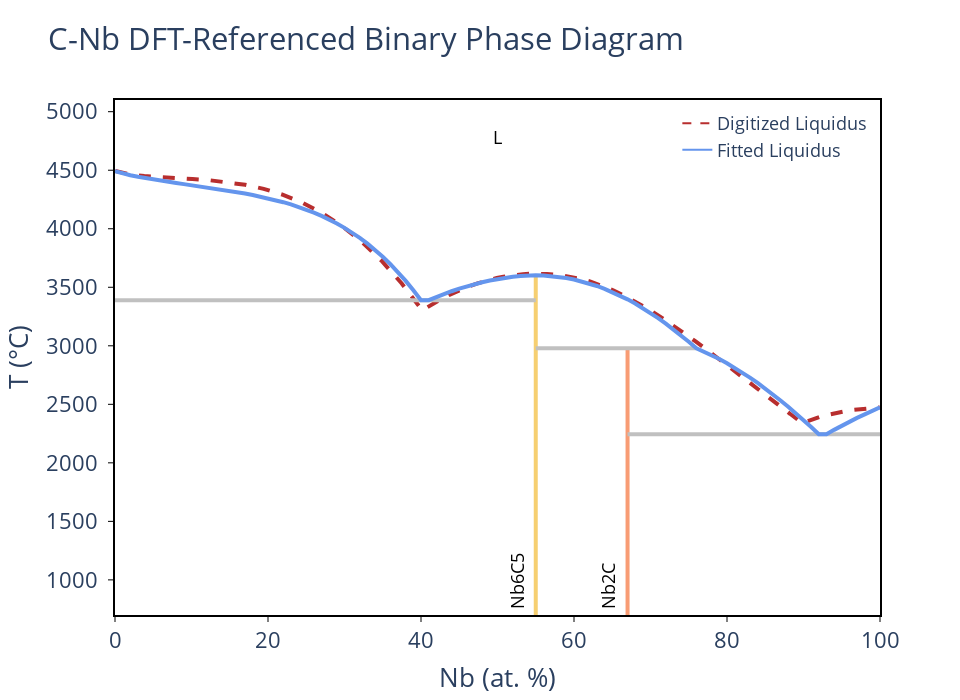
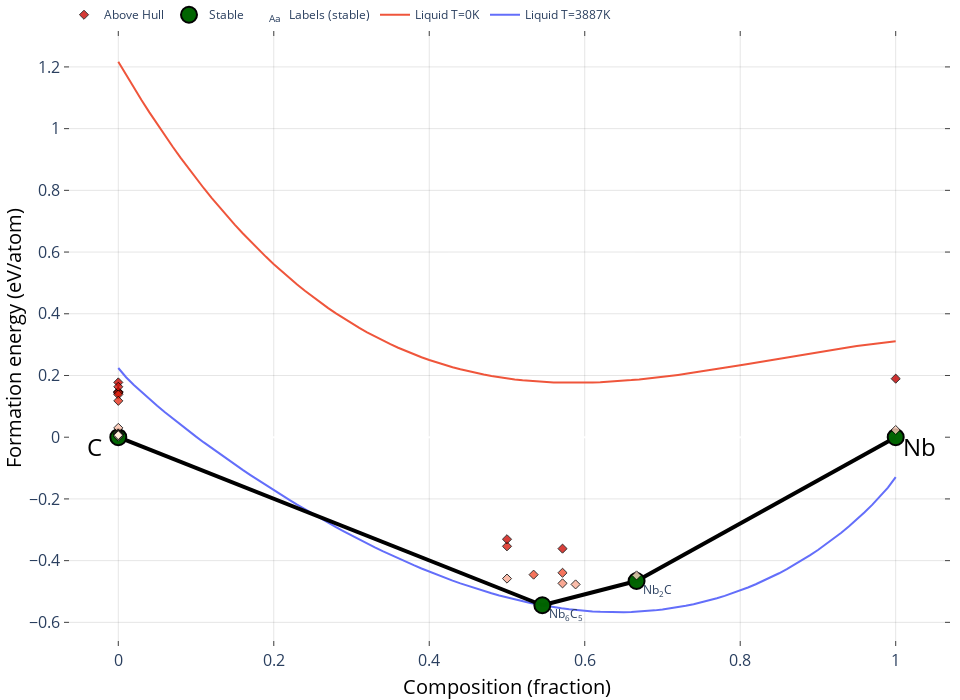
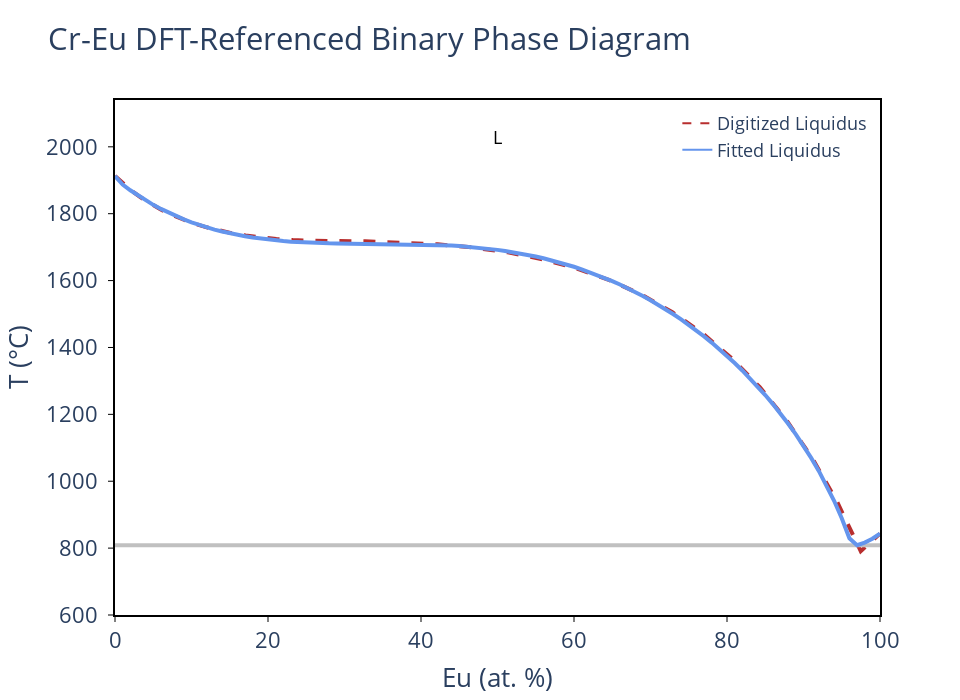
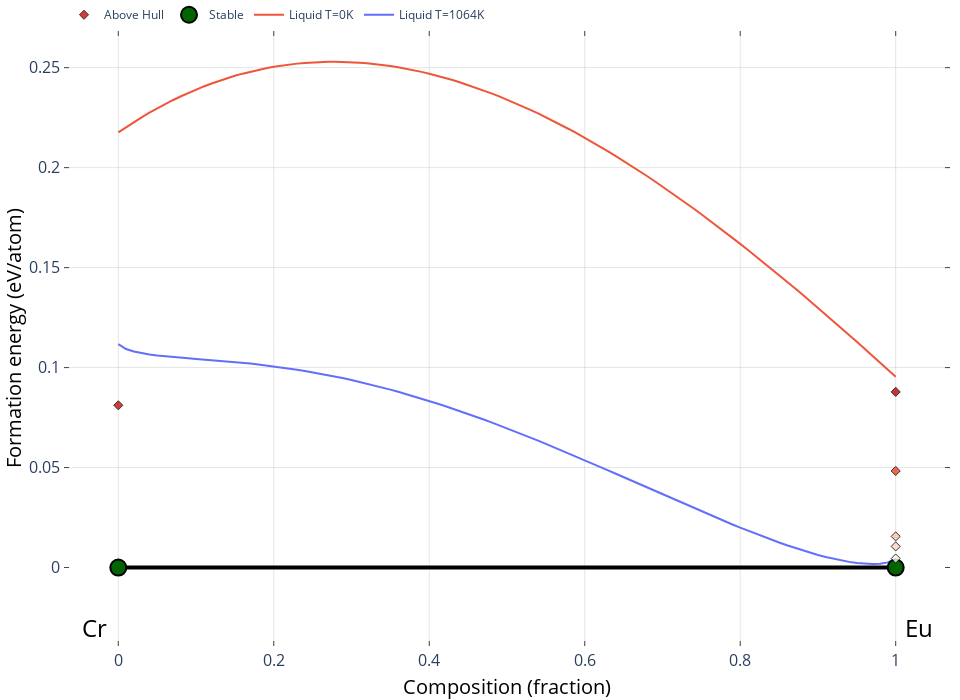

Notebook code cell kept with these figures, in order:
### Markdown cell above
Once the systems are fit, display the results with the plotting code

### Code cell
from gliquid.binary import a_sym, b_sym, c_sym, d_sym
import matplotlib.pyplot as plt

for sys_name, best_results in fitting_results.items():
    if not all(k in best_results for k in ['L0_a', 'L0_b', 'L1_a', 'L1_b']):
        continue
    bl = BinaryLiquid.from_cache(sys_name, param_format=param_format)
    bl.update_params((best_results['L0_a'], best_results['L0_b'], best_results['L1_a'], best_results['L1_b']))
    bl.nmpath = np.array(best_results.get('nmpath', []))
    print(f"Best fitted parameters for {sys_name}: {[float(f'{p:.2f}') for p in bl._params]}")
    print(f"MAE = {best_results['mae']:.2f}")
    print("L0 =", bl.eqs['l0'].subs({a_sym: int(bl.get_L0_a()), b_sym: round(bl.get_L0_b(), 2)}))
    print("L1 =", bl.eqs['l1'].subs({c_sym: int(bl.get_L1_a()), d_sym: round(bl.get_L1_b(), 2)}))
    blp = BLPlotter(bl)
    fig = blp.get_plot('nmp', plot_a_params=True) # If not specified or False, the default plot will show the Lb params
    plt.show() # Usually blp.show('nmp') works fine, but this is used to ensure the plot is displayed inline properly
    blp.show('fit+liq')
    blp.show('ch+g') # Specify specific temperatures for plotted liquid energy with t_vals and t_units arguments

### Figure 1 — Plotly figure (JSON) as saved in the notebook; plotly's stock layout.template omitted (floating-point values rounded to 4 significant figures)
{"data": [{"line": {"color": "#B82E2E", "dash": "dash", "width": 4}, "mode": "lines", "showlegend": false, "type": "scatter", "x": [0.03812, 1.877, 3.825, 5.851, 7.953, 10.12, 12.36, 14.66, 17.02, 19.44, 21.9, 24.41, 26.96, 29.54, 32.16, 34.81, 37.48, 40.16, 41.02, 41.92, 42.82, 43.71, 44.61, 45.5, 46.39, 47.28, 48.16, 49.04, 49.91, 50.77, 51.63, 52.49, 53.33, 54.17, 54.99, 56.46, 57.9, 59.32, 60.74, 62.17, 63.62, 65.12, 66.68, 68.32, 70.04, 71.87, 73.81, 75.9, 78.13, 80.53, 83.12, 85.9, 86.13, 86.37, 86.6, 86.84, 87.07, 87.31, 87.54, 87.77, 88.01, 88.24, 88.47, 88.7, 88.94, 89.17, 89.4, 89.63, 89.85, 90.28, 90.76, 91.26, 91.78, 92.32, 92.87, 93.44, 94.02, 94.63, 95.25, 95.88, 96.53, 97.2, 97.88, 98.57, 99.28, 99.96], "y": [4493.0, 4467.0, 4450.0, 4439.0, 4431.0, 4424.0, 4415.0, 4399.0, 4376.0, 4341.0, 4292.0, 4225.0, 4139.0, 4029.0, 3893.0, 3729.0, 3532.0, 3303.0, 3339.0, 3373.0, 3406.0, 3435.0, 3463.0, 3488.0, 3511.0, 3531.0, 3549.0, 3565.0, 3579.0, 3590.0, 3600.0, 3607.0, 3612.0, 3615.0, 3616.0, 3614.0, 3606.0, 3593.0, 3574.0, 3548.0, 3515.0, 3474.0, 3425.0, 3367.0, 3300.0, 3223.0, 3135.0, 3037.0, 2928.0, 2807.0, 2673.0, 2526.0, 2516.0, 2505.0, 2495.0, 2484.0, 2473.0, 2463.0, 2452.0, 2441.0, 2430.0, 2419.0, 2408.0, 2397.0, 2385.0, 2374.0, 2362.0, 2350.0, 2339.0, 2351.0, 2363.0, 2375.0, 2386.0, 2397.0, 2406.0, 2416.0, 2424.0, 2432.0, 2440.0, 2446.0, 2453.0, 2458.0, 2463.0, 2467.0, 2471.0, 2474.0]}, {"hovertemplate": "label=Nb6C5<br>x=%{x}<br>t=%{y}<extra></extra>", "legendgroup": "Nb6C5", "line": {"color": "rgb(246, 207, 113)", "dash": "solid", "width": 4}, "marker": {"symbol": "circle"}, "mode": "lines", "name": "Nb6C5", "orientation": "v", "showlegend": false, "type": "scatter", "x": [55.0, 55.0, 55.0, 55.0, 55.0, 55.0, 55.0, 55.0, 55.0, 55.0, 55.0, 55.0, 55.0, 55.0, 55.0, 55.0, 55.0, 55.0, 55.0, 55.0, 55.0, 55.0, 55.0, 55.0, 55.0, 55.0, 55.0, 55.0, 55.0, 55.0, 55.0, 55.0, 55.0, 55.0, 55.0, 55.0, 55.0, 55.0, 55.0], "xaxis": "x", "y": [3397.0, 3140.0, 3281.0, 2979.0, 3597.0, 3603.0, 3566.0, 3579.0, 3589.0, 3487.0, 3511.0, 3551.0, 3532.0, 3460.0, 3430.0, 3237.0, 3190.0, 3361.0, 3322.0, 3089.0, 3035.0, 3570.0, 3581.0, 3590.0, 3601.0, 3603.0, 3601.0, 3596.0, 3389.0, 3390.0, 3443.0, 3417.0, 3543.0, 3558.0, 3526.0, 3508.0, 3466.0, 3488.0, -273.1], "yaxis": "y"}, {"hovertemplate": "label=Nb2C<br>x=%{x}<br>t=%{y}<extra></extra>", "legendgroup": "Nb2C", "line": {"color": "rgb(248, 156, 116)", "dash": "solid", "width": 4}, "marker": {"symbol": "circle"}, "mode": "lines", "name": "Nb2C", "orientation": "v", "showlegend": false, "type": "scatter", "x": [67, 67, 67, 67, 67, 67, 67, 67, 67, 67, 67, 67, 67, 67, 67, 67, 67, 67, 67, 67], "xaxis": "x", "y": [2244.0, 2244.0, 2423.0, 2306.0, 2365.0, 2851.0, 2979.0, 2585.0, 2728.0, 2533.0, 2479.0, 2920.0, 2887.0, 2951.0, 2979.0, 2682.0, 2634.0, 2813.0, 2772.0, -273.1], "yaxis": "y"}, {"hovertemplate": "x=%{x}<br>y=%{y}<extra></extra>", "legendgroup": "", "line": {"color": "Silver", "dash": "solid", "width": 4}, "marker": {"symbol": "circle"}, "mode": "lines", "name": "", "orientation": "v", "showlegend": false, "type": "scatter", "x": [67, 93, 100], "xaxis": "x", "y": [2244.0, 2244.0, 2244.0], "yaxis": "y"}, {"hovertemplate": "x=%{x}<br>y=%{y}<extra></extra>", "legendgroup": "", "line": {"color": "Silver", "dash": "solid", "width": 4}, "marker": {"symbol": "circle"}, "mode": "lines", "name": "", "orientation": "v", "showlegend": false, "type": "scatter", "x": [0, 40, 55.0], "xaxis": "x", "y": [3389.0, 3389.0, 3389.0], "yaxis": "y"}, {"hovertemplate": "x=%{x}<br>y=%{y}<extra></extra>", "legendgroup": "", "line": {"color": "Silver", "dash": "solid", "width": 4}, "marker": {"symbol": "circle"}, "mode": "lines", "name": "", "orientation": "v", "showlegend": false, "type": "scatter", "x": [55.0, 67, 76], "xaxis": "x", "y": [2979.0, 2979.0, 2979.0], "yaxis": "y"}, {"hovertemplate": "label=L<br>x=%{x}<br>t=%{y}<extra></extra>", "legendgroup": "L", "line": {"color": "cornflowerblue", "dash": "solid", "width": 4}, "marker": {"symbol": "circle"}, "mode": "lines", "name": "L", "orientation": "v", "showlegend": false, "type": "scatter", "x": [0, 1, 2, 3, 4, 5, 6, 7.0, 8, 9, 10, 11, 12, 13, 14.0, 15, 16, 17, 18, 19, 20, 21, 22, 23, 24, 25, 26, 27, 28.0, 29.0, 30, 31, 32, 33, 34, 35, 36, 37, 38, 39, 40, 41, 42, 43, 44, 45, 46, 47, 48, 49, 50, 51, 52, 53, 54, 55.0, 56.0, 57.0, 58.0, 59, 60, 61, 62, 63, 64, 65, 66, 67, 68, 69, 70, 71, 72, 73, 74, 75, 76, 77, 78, 79, 80, 81, 82, 83, 84, 85, 86, 87, 88, 89, 90, 91, 92, 93, 94, 95, 96, 97, 98, 99, 100], "xaxis": "x", "y": [4493.0, 4472.0, 4457.0, 4444.0, 4432.0, 4421.0, 4410.0, 4400.0, 4391.0, 4381.0, 4372.0, 4363.0, 4353.0, 4344.0, 4334.0, 4323.0, 4313.0, 4301.0, 4288.0, 4275.0, 4260.0, 4244.0, 4227.0, 4208.0, 4187.0, 4163.0, 4138.0, 4110.0, 4079.0, 4045.0, 4008.0, 3967.0, 3922.0, 3873.0, 3820.0, 3761.0, 3698.0, 3629.0, 3555.0, 3474.0, 3389.0, 3390.0, 3417.0, 3443.0, 3466.0, 3488.0, 3508.0, 3526.0, 3543.0, 3558.0, 3570.0, 3581.0, 3590.0, 3597.0, 3601.0, 3603.0, 3601.0, 3596.0, 3589.0, 3579.0, 3566.0, 3551.0, 3532.0, 3511.0, 3487.0, 3460.0, 3430.0, 3397.0, 3361.0, 3322.0, 3281.0, 3237.0, 3190.0, 3140.0, 3089.0, 3035.0, 2979.0, 2951.0, 2920.0, 2887.0, 2851.0, 2813.0, 2772.0, 2728.0, 2682.0, 2634.0, 2585.0, 2533.0, 2479.0, 2423.0, 2365.0, 2306.0, 2244.0, 2244.0, 2282.0, 2318.0, 2352.0, 2384.0, 2414.0, 2442.0, 2474.0], "yaxis": "y"}, {"line": {"color": "#B82E2E", "dash": "dash"}, "mode": "lines", "name": "Digitized Liquidus", "showlegend": true, "type": "scatter", "x": [null], "y": [null]}, {"marker": {"color": "cornflowerblue"}, "mode": "lines", "name": "Fitted Liquidus", "showlegend": true, "type": "scatter", "x": [null], "y": [null]}], "layout": {"annotations": [{"borderpad": 5, "font": {"color": "black", "size": 18}, "showarrow": false, "text": "Nb6C5", "textangle": -90, "x": 52.5, "y": 700, "yanchor": "bottom"}, {"borderpad": 5, "font": {"color": "black", "size": 18}, "showarrow": false, "text": "Nb2C", "textangle": -90, "x": 64.5, "y": 700, "yanchor": "bottom"}, {"font": {"color": "black", "size": 18}, "showarrow": false, "text": "L", "x": 50, "y": 4780}], "font": {"size": 22}, "height": 700, "legend": {"font": {"size": 18}, "x": 0.99, "xanchor": "right", "y": 0.99, "yanchor": "top"}, "plot_bgcolor": "white", "showlegend": true, "title": {"text": "C-Nb DFT-Referenced Binary Phase Diagram"}, "width": 960, "xaxis": {"linecolor": "black", "linewidth": 2, "mirror": true, "range": [0, 100], "showline": true, "tickcolor": "black", "tickformat": ".0f", "ticks": "outside", "title": {"text": "Nb (at. %)"}}, "yaxis": {"linecolor": "black", "linewidth": 2, "mirror": true, "range": [700, 5100], "showline": true, "tickcolor": "black", "ticks": "outside", "ticksuffix": " ", "title": {"text": "T (°C)"}}}}

### Figure 2 — Plotly figure (JSON) as saved in the notebook; plotly's stock layout.template omitted (floating-point values rounded to 4 significant figures)
{"data": [{"mode": "lines", "name": "Liquid T=3887K", "type": "scatter", "x": [0, 0.01, 0.02, 0.03, 0.04, 0.05, 0.06, 0.07, 0.08, 0.09, 0.1, 0.11, 0.12, 0.13, 0.14, 0.15, 0.16, 0.17, 0.18, 0.19, 0.2, 0.21, 0.22, 0.23, 0.24, 0.25, 0.26, 0.27, 0.28, 0.29, 0.3, 0.31, 0.32, 0.33, 0.34, 0.35, 0.36, 0.37, 0.38, 0.39, 0.4, 0.41, 0.42, 0.43, 0.44, 0.45, 0.46, 0.47, 0.48, 0.49, 0.5, 0.51, 0.52, 0.53, 0.54, 0.55, 0.56, 0.57, 0.58, 0.59, 0.6, 0.61, 0.62, 0.63, 0.64, 0.65, 0.66, 0.67, 0.68, 0.69, 0.7, 0.71, 0.72, 0.73, 0.74, 0.75, 0.76, 0.77, 0.78, 0.79, 0.8, 0.81, 0.82, 0.83, 0.84, 0.85, 0.86, 0.87, 0.88, 0.89, 0.9, 0.91, 0.92, 0.93, 0.94, 0.95, 0.96, 0.97, 0.98, 0.99, 1], "y": [0.2243, 0.1944, 0.1692, 0.1456, 0.1232, 0.1016, 0.08066, 0.06027, 0.04037, 0.02089, 0.001802, -0.01693, -0.03532, -0.0534, -0.07117, -0.08866, -0.1059, -0.1228, -0.1394, -0.1558, -0.1719, -0.1878, -0.2033, -0.2187, -0.2337, -0.2485, -0.263, -0.2772, -0.2912, -0.3049, -0.3183, -0.3314, -0.3442, -0.3567, -0.369, -0.3809, -0.3925, -0.4038, -0.4148, -0.4254, -0.4358, -0.4457, -0.4554, -0.4647, -0.4736, -0.4822, -0.4904, -0.4982, -0.5057, -0.5128, -0.5194, -0.5257, -0.5316, -0.537, -0.542, -0.5466, -0.5508, -0.5545, -0.5577, -0.5605, -0.5628, -0.5647, -0.566, -0.5669, -0.5673, -0.5671, -0.5664, -0.5652, -0.5635, -0.5612, -0.5583, -0.5549, -0.5509, -0.5463, -0.5411, -0.5353, -0.5289, -0.5219, -0.5142, -0.5058, -0.4968, -0.487, -0.4766, -0.4654, -0.4536, -0.4409, -0.4275, -0.4133, -0.3982, -0.3823, -0.3655, -0.3478, -0.3291, -0.3094, -0.2886, -0.2667, -0.2434, -0.2187, -0.1922, -0.1633, -0.1291]}, {"mode": "lines", "name": "Liquid T=0K", "type": "scatter", "x": [0, 0.01, 0.02, 0.03, 0.04, 0.05, 0.06, 0.07, 0.08, 0.09, 0.1, 0.11, 0.12, 0.13, 0.14, 0.15, 0.16, 0.17, 0.18, 0.19, 0.2, 0.21, 0.22, 0.23, 0.24, 0.25, 0.26, 0.27, 0.28, 0.29, 0.3, 0.31, 0.32, 0.33, 0.34, 0.35, 0.36, 0.37, 0.38, 0.39, 0.4, 0.41, 0.42, 0.43, 0.44, 0.45, 0.46, 0.47, 0.48, 0.49, 0.5, 0.51, 0.52, 0.53, 0.54, 0.55, 0.56, 0.57, 0.58, 0.59, 0.6, 0.61, 0.62, 0.63, 0.64, 0.65, 0.66, 0.67, 0.68, 0.69, 0.7, 0.71, 0.72, 0.73, 0.74, 0.75, 0.76, 0.77, 0.78, 0.79, 0.8, 0.81, 0.82, 0.83, 0.84, 0.85, 0.86, 0.87, 0.88, 0.89, 0.9, 0.91, 0.92, 0.93, 0.94, 0.95, 0.96, 0.97, 0.98, 0.99, 1], "y": [1.217, 1.174, 1.133, 1.092, 1.053, 1.015, 0.9773, 0.9412, 0.9061, 0.872, 0.8389, 0.8068, 0.7757, 0.7456, 0.7164, 0.6882, 0.6609, 0.6346, 0.6091, 0.5845, 0.5608, 0.538, 0.516, 0.4948, 0.4745, 0.455, 0.4363, 0.4183, 0.4012, 0.3847, 0.3691, 0.3541, 0.3399, 0.3264, 0.3135, 0.3013, 0.2898, 0.279, 0.2687, 0.2591, 0.2501, 0.2417, 0.2339, 0.2266, 0.2199, 0.2138, 0.2081, 0.203, 0.1984, 0.1942, 0.1906, 0.1873, 0.1846, 0.1822, 0.1803, 0.1788, 0.1777, 0.1769, 0.1766, 0.1765, 0.1768, 0.1775, 0.1784, 0.1797, 0.1812, 0.183, 0.185, 0.1873, 0.1898, 0.1926, 0.1955, 0.1986, 0.2019, 0.2054, 0.209, 0.2128, 0.2166, 0.2206, 0.2247, 0.2288, 0.2331, 0.2373, 0.2417, 0.246, 0.2504, 0.2547, 0.2591, 0.2634, 0.2676, 0.2719, 0.276, 0.2801, 0.2841, 0.288, 0.2917, 0.2953, 0.2988, 0.3021, 0.3052, 0.3082, 0.3109]}, {"hoverinfo": "none", "line": {"color": "black", "width": 4}, "mode": "lines", "showlegend": false, "type": "scatter", "x": [0.6667, 1, null, 0.6667, 0.5455, null, 0.5455, 0, null], "y": [-0.466, 0, null, -0.466, -0.5446, null, -0.5446, 0, null]}, {"hoverinfo": "skip", "mode": "text", "name": "Labels (stable)", "opacity": 1, "showlegend": true, "text": ["Nb<sub>2</sub>C", "Nb<sub>6</sub>C<sub>5</sub>"], "textposition": ["bottom right", "bottom right"], "type": "scatter", "visible": true, "x": [0.6747, 0.5535], "y": [-0.479, -0.5576]}, {"error_y": {"array": [0, 0, 0, 0], "color": "gray", "thickness": 2.5, "type": "data", "width": 5}, "hoverinfo": "text", "hoverlabel": {"font": {"size": 14}}, "hovertext": ["Nb<sub>2</sub>C (mp-569989-GGA) <br> -0.466 eV/atom (Stable)", "Nb (mp-75-GGA) <br> 0.0 eV/atom (Stable)", "Nb<sub>6</sub>C<sub>5</sub> (mp-2760-GGA) <br> -0.545 eV/atom (Stable)", "C (mp-2516584-GGA) <br> 0.0 eV/atom (Stable)"], "marker": {"color": "darkgreen", "line": {"color": "black", "width": 2}, "size": 16}, "mode": "markers", "name": "Stable", "opacity": 0.99, "showlegend": true, "type": "scatter", "x": [0.6667, 1, 0.5455, 0], "y": [-0.466, 0, -0.5446, 0]}, {"hoverinfo": "text", "hoverlabel": {"font": {"size": 14}}, "hovertext": ["C (mp-2647017-GGA) <br> 0.178 eV/atom (+0.178 eV/atom)", "C (mp-632329-GGA) <br> 0.014 eV/atom (+0.014 eV/atom)", "C (mp-990424-GGA) <br> 0.01 eV/atom (+0.01 eV/atom)", "C (mp-569416-GGA) <br> 0.03 eV/atom (+0.03 eV/atom)", "C (mp-569517-GGA) <br> 0.147 eV/atom (+0.147 eV/atom)", "C (mp-169-GGA) <br> 0.003 eV/atom (+0.003 eV/atom)", "C (mp-569304-GGA) <br> 0.002 eV/atom (+0.002 eV/atom)", "C (mp-569567-GGA) <br> 0.146 eV/atom (+0.146 eV/atom)", "C (mp-1040425-GGA) <br> 0.009 eV/atom (+0.009 eV/atom)", "C (mp-568806-GGA) <br> 0.012 eV/atom (+0.012 eV/atom)", "C (mp-990448-GGA) <br> 0.009 eV/atom (+0.009 eV/atom)", "C (mp-616440-GGA) <br> 0.143 eV/atom (+0.143 eV/atom)", "C (mp-997182-GGA) <br> 0.01 eV/atom (+0.01 eV/atom)", "C (mp-48-GGA) <br> 0.008 eV/atom (+0.008 eV/atom)", "C (mp-606949-GGA) <br> 0.01 eV/atom (+0.01 eV/atom)", "C (mp-611426-GGA) <br> 0.148 eV/atom (+0.148 eV/atom)", "C (mp-611448-GGA) <br> 0.144 eV/atom (+0.144 eV/atom)", "C (mp-47-GGA) <br> 0.163 eV/atom (+0.163 eV/atom)", "C (mp-66-GGA) <br> 0.138 eV/atom (+0.138 eV/atom)", "C (mp-568286-GGA) <br> 0.008 eV/atom (+0.008 eV/atom)", "C (mp-568363-GGA) <br> 0.008 eV/atom (+0.008 eV/atom)", "C (mp-937760-GGA) <br> 0.006 eV/atom (+0.006 eV/atom)", "C (mp-1096869-GGA) <br> 0.118 eV/atom (+0.118 eV/atom)", "Nb (mp-1094120-GGA) <br> 0.19 eV/atom (+0.19 eV/atom)", "Nb (mp-1104341-GGA) <br> 0.023 eV/atom (+0.023 eV/atom)", "NbC (mp-1094093-GGA) <br> -0.354 eV/atom (+0.146 eV/atom)", "NbC (mp-999388-GGA) <br> -0.331 eV/atom (+0.169 eV/atom)", "NbC (mp-910-GGA) <br> -0.458 eV/atom (+0.041 eV/atom)", "Nb<sub>2</sub>C (mp-2318-GGA) <br> -0.448 eV/atom (+0.018 eV/atom)", "Nb<sub>4</sub>C<sub>3</sub> (mp-1220501-GGA) <br> -0.439 eV/atom (+0.088 eV/atom)", "Nb<sub>4</sub>C<sub>3</sub> (mp-1220515-GGA) <br> -0.474 eV/atom (+0.054 eV/atom)", "Nb<sub>4</sub>C<sub>3</sub> (mp-15660-GGA) <br> -0.361 eV/atom (+0.167 eV/atom)", "Nb<sub>10</sub>C<sub>7</sub> (mp-32679-GGA) <br> -0.477 eV/atom (+0.04 eV/atom)", "Nb<sub>39</sub>C<sub>34</sub> (mp-1173628-GGA) <br> -0.445 eV/atom (+0.088 eV/atom)"], "marker": {"color": [0.178, 0.014, 0.01, 0.03, 0.147, 0.003, 0.002, 0.146, 0.009, 0.012, 0.009, 0.143, 0.01, 0.008, 0.01, 0.148, 0.144, 0.163, 0.138, 0.008, 0.008, 0.006, 0.118, 0.19, 0.023, 0.146, 0.169, 0.041, 0.018, 0.088, 0.054, 0.167, 0.04, 0.088], "colorscale": [[0, "#fff5e3"], [0.5, "#f24324"], [1, "#c40000"]], "line": {"color": "black", "width": 1}, "opacity": 0.8, "size": 7, "symbol": "diamond"}, "mode": "markers", "name": "Above Hull", "showlegend": true, "type": "scatter", "x": [0, 0, 0, 0, 0, 0, 0, 0, 0, 0, 0, 0, 0, 0, 0, 0, 0, 0, 0, 0, 0, 0, 0, 1, 1, 0.5, 0.5, 0.5, 0.6667, 0.5714, 0.5714, 0.5714, 0.5882, 0.5342], "y": [0.1776, 0.01411, 0.009773, 0.03019, 0.1466, 0.003222, 0.001885, 0.1462, 0.00948, 0.01194, 0.009137, 0.143, 0.009641, 0.008368, 0.01024, 0.1477, 0.1445, 0.1634, 0.1383, 0.008189, 0.008254, 0.006056, 0.1179, 0.1897, 0.02321, -0.3536, -0.3307, -0.4582, -0.4479, -0.4393, -0.4737, -0.3611, -0.4771, -0.4454]}], "layout": {"annotations": [{"align": "center", "font": {"color": "#000000", "size": 24}, "opacity": 1, "showarrow": false, "text": "Nb", "x": 1.03, "xref": "x", "y": -0.03, "yref": "y"}, {"align": "center", "font": {"color": "#000000", "size": 24}, "opacity": 1, "showarrow": false, "text": "C", "x": -0.03, "xref": "x", "y": -0.03, "yref": "y"}], "autosize": true, "coloraxis": {"colorbar": {"x": 1, "y": 0.05, "yanchor": "top"}}, "height": 700, "hovermode": "closest", "legend": {"orientation": "h", "tracegroupgap": 7, "traceorder": "reversed", "x": 0, "xanchor": "left", "y": 1.05}, "margin": {"b": 10, "l": 10, "pad": 0, "r": 10, "t": 0}, "paper_bgcolor": "white", "plot_bgcolor": "white", "showlegend": true, "width": 960, "xaxis": {"anchor": "y", "gridcolor": "rgba(0,0,0,0.1)", "mirror": "ticks", "nticks": 8, "showgrid": true, "showline": true, "side": "bottom", "tickfont": {"size": 16}, "ticks": "inside", "title": {"font": {"color": "#000000", "size": 20}, "text": "Composition (fraction)"}, "type": "linear", "zeroline": false}, "yaxis": {"anchor": "x", "gridcolor": "rgba(0,0,0,0.1)", "mirror": "ticks", "showgrid": true, "showline": true, "side": "left", "tickfont": {"size": 16}, "ticks": "inside", "title": {"font": {"color": "#000000", "size": 20}, "text": "Formation energy (eV/atom)"}, "type": "linear"}}}

### Figure 3 — Plotly figure (JSON) as saved in the notebook; plotly's stock layout.template omitted (floating-point values rounded to 4 significant figures)
{"data": [{"line": {"color": "#B82E2E", "dash": "dash", "width": 4}, "mode": "lines", "showlegend": false, "type": "scatter", "x": [0, 1.061, 2.175, 3.345, 4.576, 5.871, 7.235, 8.671, 10.18, 11.78, 13.45, 15.22, 17.08, 19.03, 21.09, 23.24, 25.51, 27.89, 32.7, 37.46, 42.16, 46.8, 51.37, 55.85, 60.25, 64.54, 68.74, 72.81, 76.77, 80.6, 84.28, 87.82, 91.21, 94.43, 97.48, 100], "y": [1912.0, 1890.0, 1869.0, 1849.0, 1831.0, 1814.0, 1798.0, 1784.0, 1772.0, 1760.0, 1751.0, 1742, 1735.0, 1729.0, 1724.0, 1721.0, 1719, 1718.0, 1717.0, 1715.0, 1709.0, 1699.0, 1684.0, 1664.0, 1637.0, 1602.0, 1559.0, 1506.0, 1443.0, 1368.0, 1281.0, 1181.0, 1066.0, 936.7, 790.9, 843.4]}, {"hovertemplate": "x=%{x}<br>y=%{y}<extra></extra>", "legendgroup": "", "line": {"color": "Silver", "dash": "solid", "width": 4}, "marker": {"symbol": "circle"}, "mode": "lines", "name": "", "orientation": "v", "showlegend": false, "type": "scatter", "x": [0, 97, 100], "xaxis": "x", "y": [808.9, 808.9, 808.9], "yaxis": "y"}, {"hovertemplate": "label=L<br>x=%{x}<br>t=%{y}<extra></extra>", "legendgroup": "L", "line": {"color": "cornflowerblue", "dash": "solid", "width": 4}, "marker": {"symbol": "circle"}, "mode": "lines", "name": "L", "orientation": "v", "showlegend": false, "type": "scatter", "x": [0, 1, 2, 3, 4, 5, 6, 7.0, 8, 9, 10, 11, 12, 13, 14.0, 15, 16, 17, 18, 19, 20, 21, 22, 23, 24, 25, 26, 27, 28.0, 29.0, 30, 31, 32, 33, 34, 35, 36, 37, 38, 39, 40, 41, 42, 43, 44, 45, 46, 47, 48, 49, 50, 51, 52, 53, 54, 55.0, 56.0, 57.0, 58.0, 59, 60, 61, 62, 63, 64, 65, 66, 67, 68, 69, 70, 71, 72, 73, 74, 75, 76, 77, 78, 79, 80, 81, 82, 83, 84, 85, 86, 87, 88, 89, 90, 91, 92, 93, 94, 95, 96, 97, 98, 99, 100], "xaxis": "x", "y": [1912.0, 1887.0, 1870.0, 1854.0, 1840.0, 1827.0, 1814.0, 1803.0, 1793.0, 1783.0, 1774.0, 1766.0, 1759.0, 1752.0, 1747.0, 1741.0, 1737.0, 1732.0, 1729.0, 1725.0, 1723.0, 1720.0, 1718.0, 1716.0, 1715.0, 1714.0, 1713.0, 1712.0, 1712.0, 1711.0, 1711.0, 1711.0, 1711.0, 1710.0, 1710.0, 1710.0, 1710.0, 1710.0, 1710.0, 1709.0, 1709.0, 1708.0, 1707.0, 1706.0, 1705.0, 1703.0, 1702.0, 1700.0, 1697.0, 1695.0, 1692.0, 1689.0, 1685.0, 1681.0, 1677.0, 1672.0, 1667.0, 1661.0, 1655.0, 1648.0, 1641.0, 1634.0, 1626.0, 1617.0, 1608.0, 1599.0, 1588.0, 1577.0, 1566.0, 1554.0, 1541.0, 1528.0, 1514.0, 1499.0, 1484.0, 1468.0, 1451.0, 1433.0, 1415.0, 1395.0, 1375.0, 1354.0, 1331.0, 1308.0, 1283.0, 1258.0, 1231.0, 1202.0, 1172.0, 1140.0, 1106.0, 1070.0, 1031.0, 988.3, 941.7, 889.5, 829.5, 808.9, 816.7, 828.0, 843.4], "yaxis": "y"}, {"line": {"color": "#B82E2E", "dash": "dash"}, "mode": "lines", "name": "Digitized Liquidus", "showlegend": true, "type": "scatter", "x": [null], "y": [null]}, {"marker": {"color": "cornflowerblue"}, "mode": "lines", "name": "Fitted Liquidus", "showlegend": true, "type": "scatter", "x": [null], "y": [null]}], "layout": {"annotations": [{"font": {"color": "black", "size": 18}, "showarrow": false, "text": "L", "x": 50, "y": 2028}], "font": {"size": 22}, "height": 700, "legend": {"font": {"size": 18}, "x": 0.99, "xanchor": "right", "y": 0.99, "yanchor": "top"}, "plot_bgcolor": "white", "showlegend": true, "title": {"text": "Cr-Eu DFT-Referenced Binary Phase Diagram"}, "width": 960, "xaxis": {"linecolor": "black", "linewidth": 2, "mirror": true, "range": [0, 100], "showline": true, "tickcolor": "black", "tickformat": ".0f", "ticks": "outside", "title": {"text": "Eu (at. %)"}}, "yaxis": {"linecolor": "black", "linewidth": 2, "mirror": true, "range": [600, 2140], "showline": true, "tickcolor": "black", "ticks": "outside", "ticksuffix": " ", "title": {"text": "T (°C)"}}}}

### Figure 4 — Plotly figure (JSON) as saved in the notebook; plotly's stock layout.template omitted (floating-point values rounded to 4 significant figures)
{"data": [{"mode": "lines", "name": "Liquid T=1064K", "type": "scatter", "x": [0, 0.01, 0.02, 0.03, 0.04, 0.05, 0.06, 0.07, 0.08, 0.09, 0.1, 0.11, 0.12, 0.13, 0.14, 0.15, 0.16, 0.17, 0.18, 0.19, 0.2, 0.21, 0.22, 0.23, 0.24, 0.25, 0.26, 0.27, 0.28, 0.29, 0.3, 0.31, 0.32, 0.33, 0.34, 0.35, 0.36, 0.37, 0.38, 0.39, 0.4, 0.41, 0.42, 0.43, 0.44, 0.45, 0.46, 0.47, 0.48, 0.49, 0.5, 0.51, 0.52, 0.53, 0.54, 0.55, 0.56, 0.57, 0.58, 0.59, 0.6, 0.61, 0.62, 0.63, 0.64, 0.65, 0.66, 0.67, 0.68, 0.69, 0.7, 0.71, 0.72, 0.73, 0.74, 0.75, 0.76, 0.77, 0.78, 0.79, 0.8, 0.81, 0.82, 0.83, 0.84, 0.85, 0.86, 0.87, 0.88, 0.89, 0.9, 0.91, 0.92, 0.93, 0.94, 0.95, 0.96, 0.97, 0.98, 0.99, 1], "y": [0.1117, 0.1093, 0.108, 0.1072, 0.1065, 0.106, 0.1056, 0.1053, 0.1049, 0.1046, 0.1043, 0.104, 0.1037, 0.1034, 0.1031, 0.1028, 0.1024, 0.102, 0.1016, 0.1011, 0.1006, 0.1001, 0.09953, 0.09894, 0.09831, 0.09764, 0.09694, 0.0962, 0.09542, 0.09461, 0.09376, 0.09287, 0.09195, 0.09099, 0.08999, 0.08896, 0.08789, 0.08679, 0.08565, 0.08449, 0.08328, 0.08205, 0.08078, 0.07949, 0.07816, 0.07681, 0.07543, 0.07402, 0.07258, 0.07112, 0.06963, 0.06812, 0.06659, 0.06504, 0.06346, 0.06187, 0.06026, 0.05863, 0.05699, 0.05533, 0.05366, 0.05198, 0.05029, 0.04859, 0.04688, 0.04517, 0.04345, 0.04173, 0.04, 0.03828, 0.03656, 0.03484, 0.03313, 0.03143, 0.02974, 0.02806, 0.0264, 0.02475, 0.02312, 0.02151, 0.01993, 0.01837, 0.01685, 0.01536, 0.01391, 0.0125, 0.01114, 0.009838, 0.00859, 0.007409, 0.006301, 0.005275, 0.004344, 0.003521, 0.002822, 0.002272, 0.001902, 0.001761, 0.001928, 0.002573, 0.004489]}, {"mode": "lines", "name": "Liquid T=0K", "type": "scatter", "x": [0, 0.01, 0.02, 0.03, 0.04, 0.05, 0.06, 0.07, 0.08, 0.09, 0.1, 0.11, 0.12, 0.13, 0.14, 0.15, 0.16, 0.17, 0.18, 0.19, 0.2, 0.21, 0.22, 0.23, 0.24, 0.25, 0.26, 0.27, 0.28, 0.29, 0.3, 0.31, 0.32, 0.33, 0.34, 0.35, 0.36, 0.37, 0.38, 0.39, 0.4, 0.41, 0.42, 0.43, 0.44, 0.45, 0.46, 0.47, 0.48, 0.49, 0.5, 0.51, 0.52, 0.53, 0.54, 0.55, 0.56, 0.57, 0.58, 0.59, 0.6, 0.61, 0.62, 0.63, 0.64, 0.65, 0.66, 0.67, 0.68, 0.69, 0.7, 0.71, 0.72, 0.73, 0.74, 0.75, 0.76, 0.77, 0.78, 0.79, 0.8, 0.81, 0.82, 0.83, 0.84, 0.85, 0.86, 0.87, 0.88, 0.89, 0.9, 0.91, 0.92, 0.93, 0.94, 0.95, 0.96, 0.97, 0.98, 0.99, 1], "y": [0.2177, 0.2203, 0.2228, 0.2252, 0.2275, 0.2297, 0.2317, 0.2337, 0.2356, 0.2374, 0.239, 0.2406, 0.2421, 0.2435, 0.2447, 0.2459, 0.247, 0.248, 0.2489, 0.2497, 0.2504, 0.251, 0.2516, 0.252, 0.2524, 0.2527, 0.2528, 0.2529, 0.253, 0.2529, 0.2527, 0.2525, 0.2522, 0.2518, 0.2514, 0.2508, 0.2502, 0.2495, 0.2487, 0.2479, 0.247, 0.246, 0.2449, 0.2438, 0.2426, 0.2413, 0.24, 0.2386, 0.2372, 0.2356, 0.2341, 0.2324, 0.2307, 0.2289, 0.2271, 0.2252, 0.2233, 0.2213, 0.2192, 0.2171, 0.2149, 0.2127, 0.2104, 0.2081, 0.2058, 0.2033, 0.2009, 0.1984, 0.1958, 0.1932, 0.1906, 0.1879, 0.1851, 0.1824, 0.1796, 0.1767, 0.1738, 0.1709, 0.1679, 0.1649, 0.1619, 0.1588, 0.1557, 0.1526, 0.1494, 0.1462, 0.143, 0.1398, 0.1365, 0.1332, 0.1299, 0.1265, 0.1231, 0.1198, 0.1163, 0.1129, 0.1094, 0.106, 0.1025, 0.09898, 0.09546]}, {"hoverinfo": "none", "line": {"color": "black", "width": 4}, "mode": "lines", "showlegend": false, "type": "scatter", "x": [0, 1, null], "y": [0, 0, null]}, {"hoverinfo": "skip", "mode": "text", "name": "Labels (stable)", "opacity": 1, "showlegend": true, "text": [], "textposition": [], "type": "scatter", "visible": true, "x": [], "y": []}, {"error_y": {"array": [0, 0], "color": "gray", "thickness": 2.5, "type": "data", "width": 5}, "hoverinfo": "text", "hoverlabel": {"font": {"size": 14}}, "hovertext": ["Cr (mp-90-GGA) <br> 0.0 eV/atom (Stable)", "Eu (mp-623532-GGA) <br> 0.0 eV/atom (Stable)"], "marker": {"color": "darkgreen", "line": {"color": "black", "width": 2}, "size": 16}, "mode": "markers", "name": "Stable", "opacity": 0.99, "showlegend": true, "type": "scatter", "x": [0, 1], "y": [0, 0]}, {"hoverinfo": "text", "hoverlabel": {"font": {"size": 14}}, "hovertext": ["Cr (mp-17-GGA) <br> 0.081 eV/atom (+0.081 eV/atom)", "Eu (mp-1077457-GGA) <br> 0.088 eV/atom (+0.088 eV/atom)", "Eu (mp-21462-GGA) <br> 0.011 eV/atom (+0.011 eV/atom)", "Eu (mp-1184367-GGA) <br> 0.004 eV/atom (+0.004 eV/atom)", "Eu (mp-20071-GGA) <br> 0.048 eV/atom (+0.048 eV/atom)", "Eu (mp-1057315-GGA) <br> 0.016 eV/atom (+0.016 eV/atom)"], "marker": {"color": [0.081, 0.088, 0.011, 0.004, 0.048, 0.016], "colorscale": [[0, "#fff5e3"], [0.5, "#f24324"], [1, "#c40000"]], "line": {"color": "black", "width": 1}, "opacity": 0.8, "size": 7, "symbol": "diamond"}, "mode": "markers", "name": "Above Hull", "showlegend": true, "type": "scatter", "x": [0, 1, 1, 1, 1, 1], "y": [0.08113, 0.08785, 0.01055, 0.004487, 0.0483, 0.01558]}], "layout": {"annotations": [{"align": "center", "font": {"color": "#000000", "size": 24}, "opacity": 1, "showarrow": false, "text": "Cr", "x": -0.03, "xref": "x", "y": -0.03, "yref": "y"}, {"align": "center", "font": {"color": "#000000", "size": 24}, "opacity": 1, "showarrow": false, "text": "Eu", "x": 1.03, "xref": "x", "y": -0.03, "yref": "y"}], "autosize": true, "coloraxis": {"colorbar": {"x": 1, "y": 0.05, "yanchor": "top"}}, "height": 700, "hovermode": "closest", "legend": {"orientation": "h", "tracegroupgap": 7, "traceorder": "reversed", "x": 0, "xanchor": "left", "y": 1.05}, "margin": {"b": 10, "l": 10, "pad": 0, "r": 10, "t": 0}, "paper_bgcolor": "white", "plot_bgcolor": "white", "showlegend": true, "width": 960, "xaxis": {"anchor": "y", "gridcolor": "rgba(0,0,0,0.1)", "mirror": "ticks", "nticks": 8, "showgrid": true, "showline": true, "side": "bottom", "tickfont": {"size": 16}, "ticks": "inside", "title": {"font": {"color": "#000000", "size": 20}, "text": "Composition (fraction)"}, "type": "linear", "zeroline": false}, "yaxis": {"anchor": "x", "gridcolor": "rgba(0,0,0,0.1)", "mirror": "ticks", "showgrid": true, "showline": true, "side": "left", "tickfont": {"size": 16}, "ticks": "inside", "title": {"font": {"color": "#000000", "size": 20}, "text": "Formation energy (eV/atom)"}, "type": "linear"}}}
